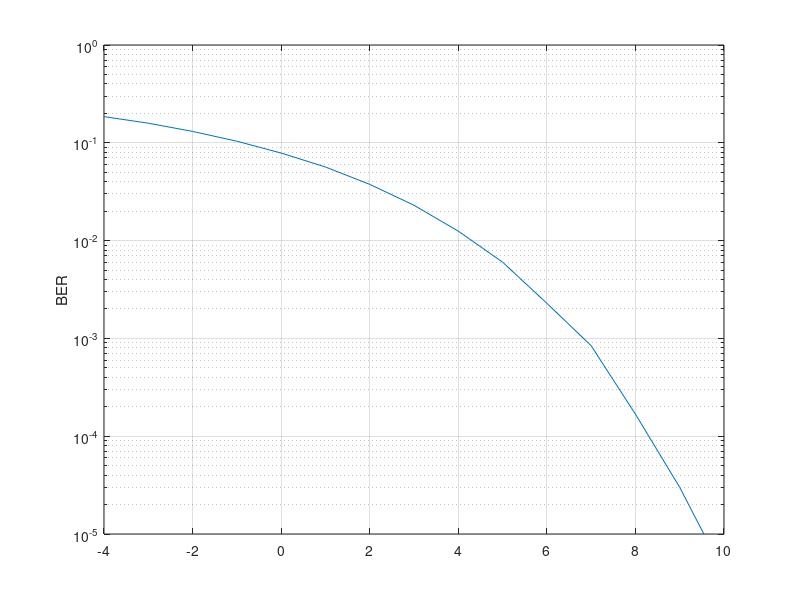

The MATLAB source for this figure:
clc
clear
close all

K = 1e6;
info = randi([0 1],1,K);

%reshape(t,3,length(t)/3)

EbN0_dB = -4:1:10;
EbN0 = 10.^(EbN0_dB./10);
Pb = 1;
noise_var = sqrt(Pb./(2.*EbN0));

tx_sig = info*(-2)+1;
rx_sig = zeros(length(noise_var), K);
for i = 1:length(noise_var)
    rx_sig(i,:) = tx_sig + noise_var(i)*randn(size(tx_sig));
end
%rx_sig = tx_sig + noise_var*randn(size(tx_sig));
rx_info = (1-sign(rx_sig))/2;

%rx_info = zeros(size(tx_sig));
%rx_info(rx_sig<0) = 1;

t = info-rx_info;
error_cnt = zeros(1,length(noise_var));
for i = 1:length(noise_var)
    error_cnt(i) = sum(t(i,:)~=0);
end

error_p = error_cnt/K;

%% график
figure
semilogy(EbN0_dB,error_p)
grid on
xlim([min(EbN0_dB) max(EbN0_dB)])
ylim([1e-5 1])
ylabel("BER")


%histogram(info)